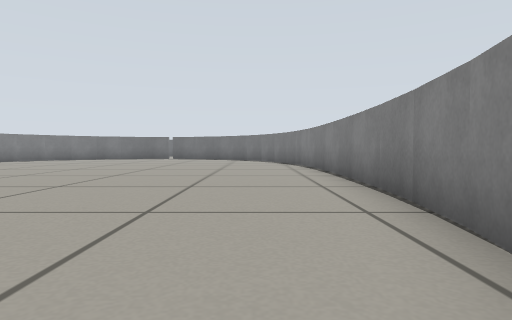
view 1 (above)

16 first-person views from a walk through a Gazebo world. The camera is 0.29 m above the floor, tilts 2° down and sees 75° across. The floor is counted in squares, 0.5 m on a side. Each view is taken from the middle of a square. On the plan, view 1 faces up. The plan holds only what a view shows up to about 9 squares ahead; the rest is blank. The place goes on beyond the plan.

view 2
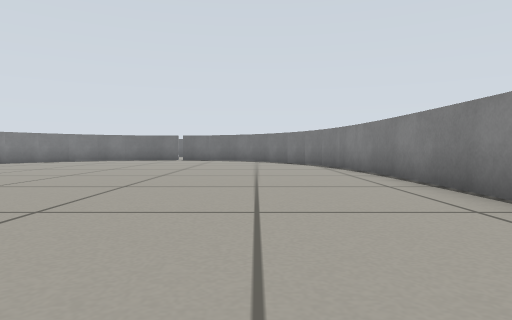

view 3
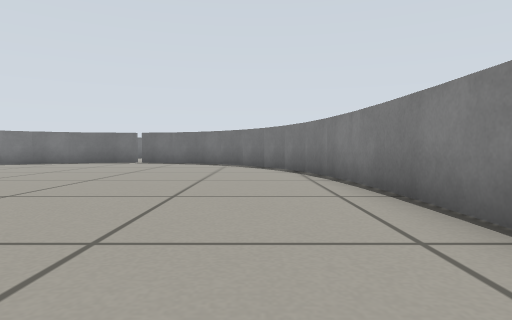

view 4
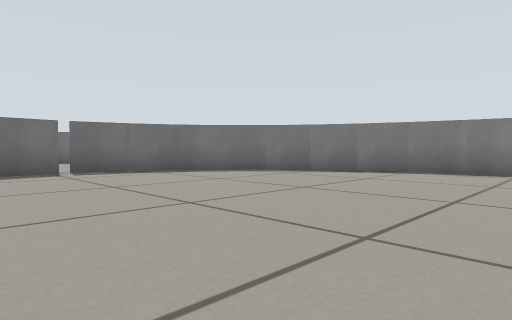

view 5
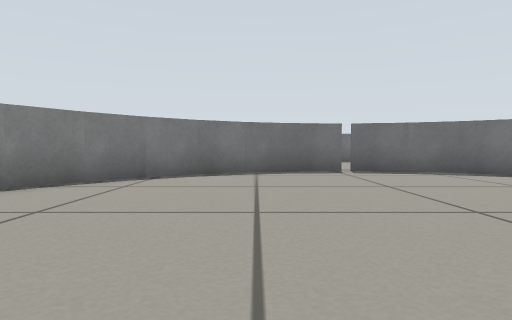

view 6
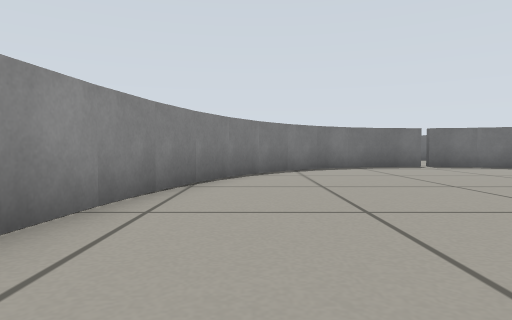

view 7
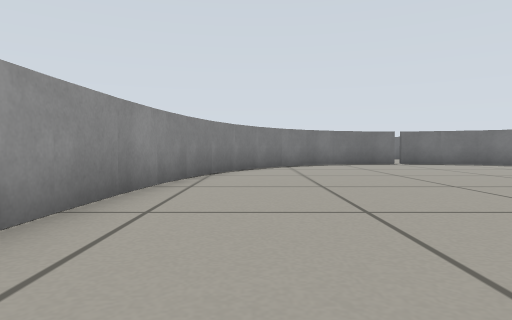

view 8
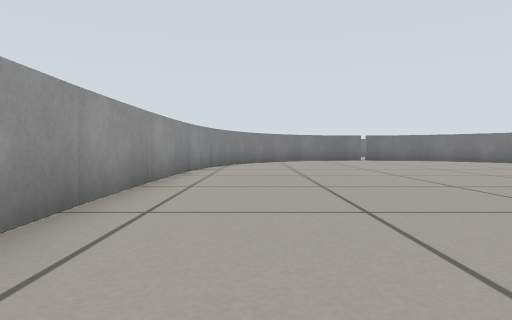

view 9
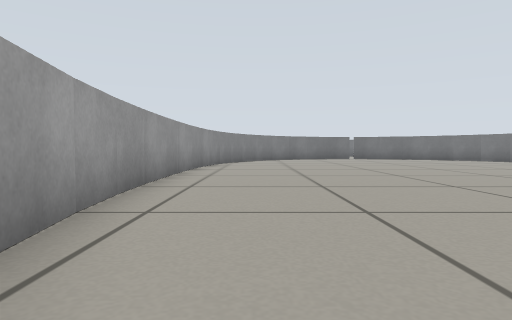

view 10
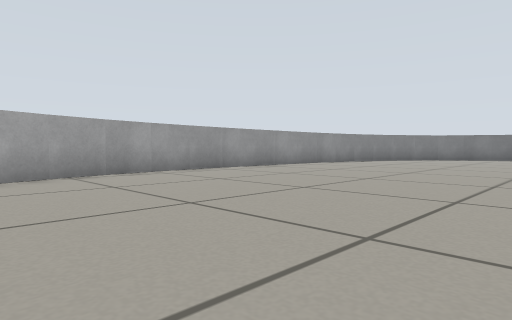

view 11
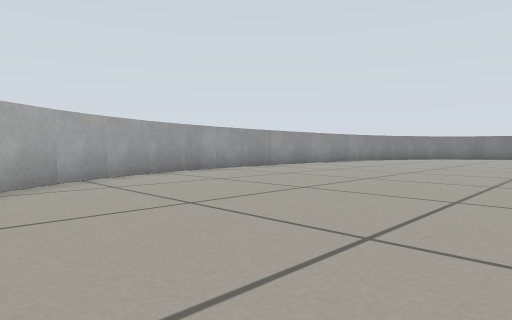

view 12
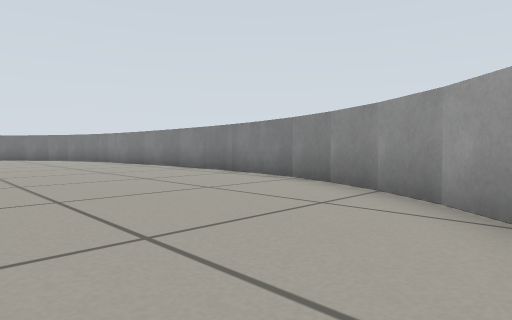

view 13
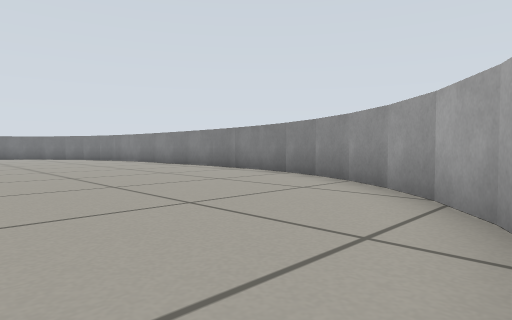

view 14
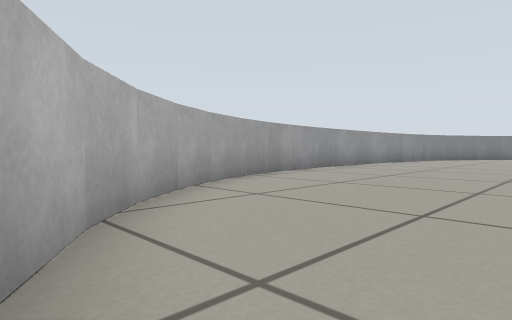

view 15
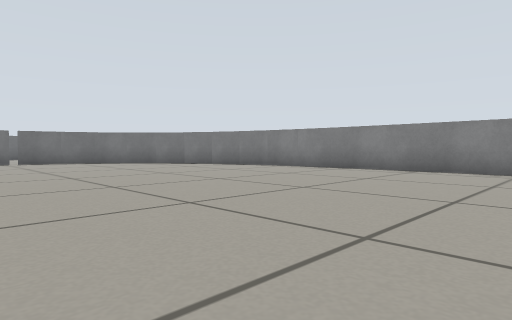

view 16
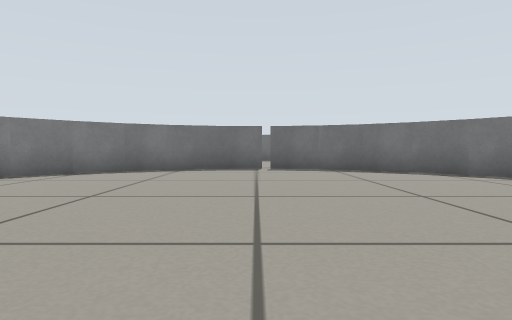

### Floor plan
Points are (right, up) in squares from view 1. A wall is a line through its corners. A room is listed if a view was taken in it or the views show most of it. See-through windows are left out.
Room 1 (views 1, 2, 3, 4, 5, 6, 7, 8, 9, 10, 11, 12, 13, 14, 15, 16)
walls: (-11.9, 7.8) (-11.7, 4.2); (-11.8, 4.2) (-11.4, 1.8); (1.7, 10.6) (1.3, 13.1); (1.9, 3.5) (1.8, 10.8); (-11.4, 1.9) (-11.1, 0.7) (-10.7, -0.5); (-11.4, 12.5) (-12, 7.7); (1.2, 12.9) (0.8, 14.2); (1.3, 1.1) (1.8, 3.7); (0.9, 0.1) (1.3, 1.3); (0.8, 14.1) (0.2, 15.3); (-10.7, -0.4) (-10.1, -1.5); (-10.5, 14.7) (-11, 13.6) (-11.4, 12.4); (0.4, -1) (0.9, 0.2); (0.3, 15.2) (-0.4, 16.2); (-10.1, -1.4) (-9.4, -2.4) (-8.5, -3.2) (-7.5, -3.9); (-9.9, 15.7) (-10.6, 14.7); (-0.3, -2) (0.5, -0.9); (-0.3, 16.1) (-1.3, 17.1); (-9.1, 16.7) (-10, 15.6); (-1.1, -2.8) (-0.2, -1.9); (-1.2, 17) (-2.2, 17.7) (-3.3, 18.2); (-8.2, 17.4) (-9.2, 16.6); (-2, -3.6) (-1, -2.7); (-7.2, 17.9) (-8.3, 17.3); (-3.3, 18.1) (-4.7, 18.5) (-6.2, 18.3); (-6.1, 18.3) (-7.3, 17.9)
ways out: gap at (-5, 19)

Positions as (right, up) in squares from view 1, and headings:
1: (0, 0), facing up
2: (-1, 2), facing up
3: (0, 5), facing up
4: (-7, 10), facing up-right
5: (-7, 10), facing up
6: (-10, 8), facing up
7: (-10, 6), facing up
8: (-10, 2), facing up
9: (-10, 0), facing up
10: (-4, -1), facing up-left
11: (-4, -3), facing up-left
12: (-4, -3), facing up-right
13: (-5, -4), facing up-right
14: (-6, -4), facing up-left
15: (-7, 4), facing up-right
16: (-5, 9), facing up
